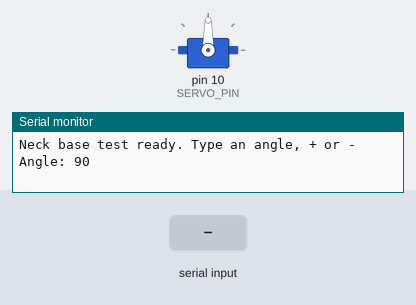
A sketch run on a simulated Arduino Uno, built with avr-gcc and run on an emulated ATmega328P. Shown: servo, the last lines printed to the serial monitor. The test bench sets the inputs (shaded band).

Above: at 1.2 s.
1.3 s: "30,150\n" received over Serial
At 1.75 s:
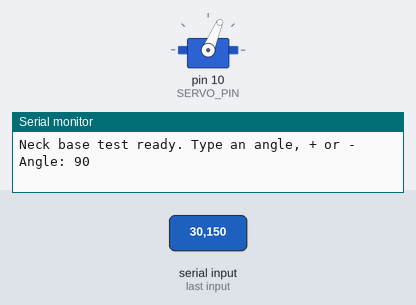
At 2.5 s:
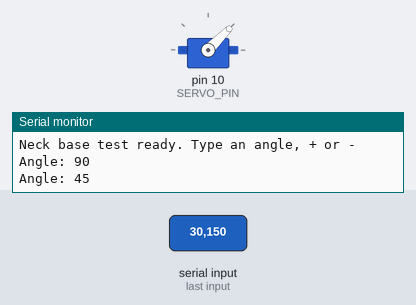
3.7 s: "200\n" received over Serial
At 6.3 s:
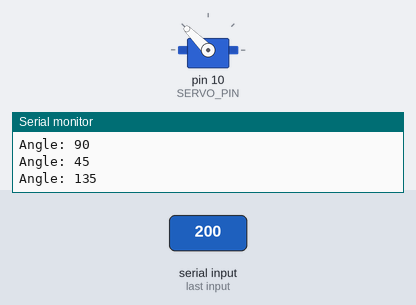
Timing chart, 0 to 7.8 s (numbered marks = the images above; inputs shaded):
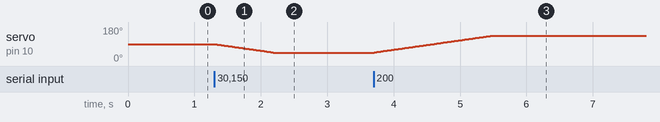

Measured:
- after the input at 1.3 s, servo on pin 10 (SERVO_PIN): moves from 90° to 45° over 0.88 s, starting at once
- after the input at 3.7 s, servo on pin 10 (SERVO_PIN): moves from 45° to 135° over 1.8 s, starting at once

The sketch:

neck_base.ino
```cpp
// Neck base test (yaw, turning left and right) for Arduino / Elegoo Uno R3
// Wiring: servo signal -> breadboard row 30 -> Uno pin 10
//         servo red -> + strip, servo brown -> - strip
//         (strips fed by the separate USB power cable, Uno GND on the - strip)
//
// Moves 1 degree every STEP_DELAY ms and never leaves SAFE_MIN..SAFE_MAX.
//
// Serial Monitor at 9600 baud, line ending "New Line":
//   type e.g. 100, Enter -> move slowly to 100
//   +, Enter             -> STEP degrees up
//   -, Enter             -> STEP degrees down

#include <Servo.h>

const int SERVO_PIN   = 10;
const int START_ANGLE = 90;
const int SAFE_MIN    = 45;
const int SAFE_MAX    = 135;
const int STEP        = 2;
const int STEP_DELAY  = 20;

Servo neck;
int currentAngle = START_ANGLE;

void moveSlowly(int target) {
  target = constrain(target, SAFE_MIN, SAFE_MAX);
  while (currentAngle != target) {
    currentAngle += (target > currentAngle) ? 1 : -1;
    neck.write(currentAngle);
    delay(STEP_DELAY);
  }
  Serial.print("Angle: ");
  Serial.println(currentAngle);
}

void setup() {
  Serial.begin(9600);
  neck.write(START_ANGLE);
  neck.attach(SERVO_PIN);
  Serial.println("Neck base test ready. Type an angle, + or -");
  Serial.print("Angle: ");
  Serial.println(currentAngle);
}

void loop() {
  if (Serial.available()) {
    String input = Serial.readStringUntil('\n');
    input.trim();
    if (input == "+")      moveSlowly(currentAngle + STEP);
    else if (input == "-") moveSlowly(currentAngle - STEP);
    else if (input.length() > 0) moveSlowly(input.toInt());
  }
}
```
